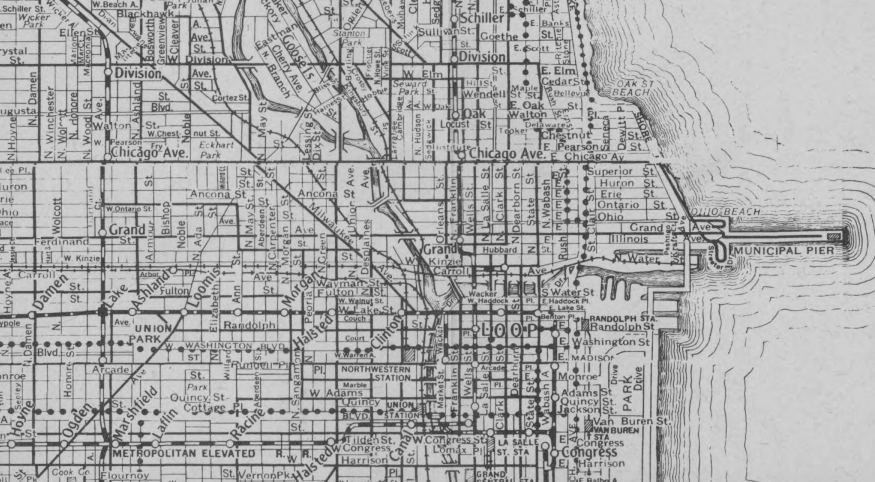
#> input picture tools/art/src/chicago_1920_fred_wild.png, 1750 x 964 px (shown at 1/2 size)
$ python -i chicago_map.py   (imports and definitions only)
#> lines starting #> are read from the running program, lines starting #| are printed output that depends on the picture; after the words box and inside, x2 and y2 are one past the last pixel; in counts of white or black regions, pixels touching at a corner belong together
### tools/art/common.py
"""Shared painting helpers for the procedural placeholder art."""
from PIL import Image, ImageDraw, ImageFilter, ImageChops, ImageFont
import math
import os
import random

ROOT = os.path.dirname(os.path.dirname(os.path.dirname(os.path.abspath(__file__))))
ART = os.path.join(ROOT, "assets", "art")
FONT = os.path.join(ROOT, "assets", "fonts", "Silkscreen-Regular.ttf")
W, H = 480, 240  # painting area of the 1920s rooms (floor extended towards the camera)
TOP = 30  # ceiling band painted above them; rooms are W x (H + TOP) = 480x270, the full screen
FULL_H = H + TOP
BAYER = [[0, 8, 2, 10], [12, 4, 14, 6], [3, 11, 1, 9], [15, 7, 13, 5]]


def hx(s, a=None):
    s = s.lstrip("#")
    c = (int(s[0:2], 16), int(s[2:4], 16), int(s[4:6], 16))
    return c if a is None else c + (a,)


def clamp(v):
    return 0 if v < 0 else 255 if v > 255 else int(v)


def mix(a, b, t):
    return tuple(int(round(a[i] + (b[i] - a[i]) * t)) for i in range(len(a)))


def mul(c, f):
    return tuple(clamp(c[i] * f) for i in range(3)) + tuple(c[3:])


# [23 lines left out: functions vgrad, hgrad, noise, not called in this run]


def _mask(size, shape, pts, k, blur):
    m = Image.new("L", size, 0)
    d = ImageDraw.Draw(m)
    if shape == "ellipse":
        d.ellipse(pts, fill=int(255 * k))
    elif shape == "rect":
        d.rectangle(pts, fill=int(255 * k))
    else:
        d.polygon(pts, fill=int(255 * k))
    if blur:
        m = m.filter(ImageFilter.GaussianBlur(blur))
    return m


# [5 lines left out: function light, not called in this run]


def shadow(img, shape, pts, k=0.5, blur=6, tint=(0, 0, 0)):
    """Multiplies a soft (optionally tinted) shadow into the image."""
    m = _mask(img.size, shape, pts, k, blur)
    dark = ImageChops.multiply(img, Image.new("RGB", img.size, tint))
    img.paste(Image.composite(dark, img, m))


# [84 lines left out: functions vignette, palette_of, pixelize, text, city, not called in this run]


PHONE, PHONE_M, PHONE_L, NICKEL = hx("121016"), hx("2c2a34"), hx("5a5664"), hx("c4c4cc")
#> further down, picture is the input picture: shape (964, 1750); min 40, max 225, mean 172.3
NICKEL_D, CORD, CORD_L, CARD = hx("7c7c88"), hx("2a1e18"), hx("5a4434"), hx("e8dcc0")


# [126 lines left out: functions braided_cord, candlestick_phone, tall, save, cut, frieze and 2 more, not called in this run]

### tools/art/chicago_map.py
"""Location-select screen: a real 1920 street map of downtown Chicago, folded and yellowed, on a dark desk under a lamp.

The map is the Loop and Near North Side of the Fred Wild Company's *Double Indexed Street Map of Chicago* (1920,
public domain; scan via Wikimedia Commons, AGS Library UWM), cropped and kept greyscale in
src/chicago_1920_fred_wild.png. It is printed onto aged paper here, the lake given a faint wash, then folded, stained
and lit. map.png carries no pins: each place in MARKERS is a map tack pinning a handwritten paper tag, exported as a
cropped transparent overlay (map_<key>.png) that lines up pixel-exactly at the top-left printed by build(); the map
room shows the ones the story has opened up."""
from PIL import Image, ImageChops, ImageDraw, ImageFilter, ImageFont
from functools import lru_cache
import os
import random
import numpy as np
from .common import ROOT, W, FULL_H, hx, mix, mul, light, shadow, vignette, pixelize, palette_of, save

SRC = os.path.join(ROOT, "tools", "art", "src", "chicago_1920_fred_wild.png")
HAND = os.path.join(ROOT, "tools", "art", "src", "Caveat.ttf")

PAPER = (8, 7, 471, 262)
PRINT = (10, 9, 469, 260)
PAPER_C = hx("dccca0")
PAPER_D = hx("b49e6e")
INK = hx("2e2418")
WATER = hx("9aa8a4")
TAG = hx("efe5c8")
TAG_D = hx("c4b48c")
TAG_INK = hx("23253a")
STEEL = hx("b4b8bc")
STEEL_D = hx("5c6066")

# Lake Michigan east of this shore, in source-map pixels (the 1750-wide scan); Municipal Pier is left unwashed.
SHORE = [(1156, 0), (1169, 50), (1188, 138), (1231, 188), (1300, 269), (1313, 313), (1344, 375), (1356, 413),
         (1375, 438), (1375, 500), (1369, 550), (1325, 563), (1300, 588), (1306, 964)]
PIER = (1370, 452, 1700, 490)

# Tack colours: head, rim/shade, highlight.
RED = (hx("b82a2c"), hx("5e1014"), hx("f28a7a"))
BLUE = (hx("2c4c9c"), hx("101e4a"), hx("8aa8ec"))
GREEN = (hx("2e7a44"), hx("10361c"), hx("8ad49a"))
YELLOW = (hx("d8a82a"), hx("6a4a0c"), hx("fbe496"))
WHITE = (hx("dcdcd4"), hx("6c6c68"), hx("ffffff"))
BLACK = (hx("26262a"), hx("08080a"), hx("8c8c96"))

# Needle point on the map (roughly where the place really was), the tag text, tack colour and which side the tag
# hangs (+1 right of the pin, -1 left) with a vertical nudge.
MARKERS = {
    "cathedral": ((289, 97), "Holy Name", RED, 1, -2),          # State & Superior
    "tribune": ((306, 140), "Tribune", BLUE, 1, 0),             # Michigan Ave, north bank of the river
    "club": ((285, 140), "18 W. Hubbard", BLACK, -1, 1),        # Hubbard between State and Dearborn
    "library": ((307, 188), "Library", GREEN, 1, 0),            # Michigan & Washington
    "harrington": ((264, 212), "Harrington", YELLOW, -1, 0),    # LaSalle Street
    "office": ((163, 182), "Office", WHITE, 1, 0),              # West Madison, off Halsted
    "convent": ((213, 40), "Convent", BLUE, 1, 0),              # Near North, by Division
    "hotel": ((335, 68), "Aurelian", RED, 1, 0),                # the Gold Coast end of Michigan Ave
    # Act 3, after Tony: the only three places left on Micah's map
    "blue_lantern": ((112, 150), "Blue Lantern", BLUE, 1, 0),   # Near West Side, past the river
    "mansion": ((318, 40), "Mansion", YELLOW, 1, 0),            # the Gold Coast, by the lake
}
# The markers whose colours decided the map's palette before the Act 3 pins; kept so adding a pin doesn't repaint it.
PALETTE_MARKERS = ("cathedral", "tribune", "club", "library", "harrington", "office", "convent", "hotel")


# [9 lines left out: function desk, not called in this run]


def paper_mask():
    rnd = random.Random(11)
    x0, y0, x1, y1 = PAPER
    pts = []
    for x in range(x0, x1, 6):
        pts.append((x, y0 + rnd.randint(0, 1)))
    for y in range(y0, y1, 6):
        pts.append((x1 - rnd.randint(0, 1), y))
    for x in range(x1, x0, -6):
        pts.append((x, y1 - rnd.randint(0, 1)))
    for y in range(y1, y0, -6):
        pts.append((x0 + rnd.randint(0, 1), y))
    m = Image.new("L", (W, FULL_H), 0)
#> m: PIL image 480x270 L; every value is 0
    d = ImageDraw.Draw(m)
    d.polygon(pts, fill=255)
    # a dog-eared bottom-right corner
    d.polygon([(x1 - 9, y1 + 1), (x1 + 1, y1 + 1), (x1 + 1, y1 - 9)], fill=0)
    return m


# [45 lines left out: functions scan_ink, ink_in, scan_point, ink_coverage, lake_mask, not called in this run]


def paper(img):
    m = paper_mask()
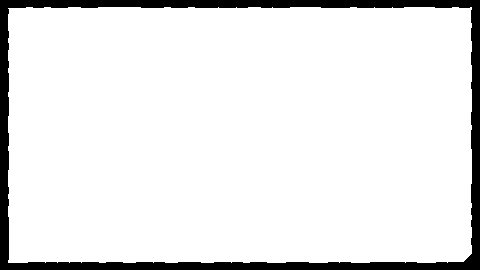
#> m: PIL image 480x270 L; 91% white; 1 black region, box (x1, y1, x2, y2) and area: (0, 0, 480, 270) 11713
    shadow(img, "rect", [PAPER[0] + 3, PAPER[1] + 4, PAPER[2] + 4, PAPER[3] + 4], k=0.8, blur=3)
    rng = np.random.default_rng(3)
    ys, xs = np.mgrid[0:FULL_H, 0:W]
    x0, y0, x1, y1 = PAPER
    edge = np.minimum.reduce([xs - x0, x1 - xs, ys - y0, y1 - ys]).astype(np.float32)
    age = np.clip(1 - edge / 26.0, 0, 1) ** 2
    blot = np.array(Image.fromarray((rng.random((FULL_H // 8 + 1, W // 8 + 1)) * 255).astype(np.uint8))
                    .resize((W, FULL_H), Image.Resampling.BICUBIC), np.float32) / 255.0
    t = np.clip(age * 0.8 + (blot - 0.5) * 0.35, 0, 1)
    col = np.array(PAPER_C, np.float32) * (1 - t[..., None]) + np.array(PAPER_D, np.float32) * t[..., None]
    lake = np.asarray(lake_mask(), np.float32)[..., None] / 255.0
    col = col * (1 - lake * 0.35) + np.array(mix(WATER, PAPER_C, 0.2), np.float32) * lake * 0.35
    col += rng.normal(0, 2.5, (FULL_H, W, 1))
    # printer's ink, slightly faded where the paper has aged most
    px0, py0, px1, py1 = PRINT
    ink = np.zeros((FULL_H, W), np.float32)
    ink[py0:py1, px0:px1] = ink_coverage()
    ink *= 0.92 - t * 0.2
    col = col * (1 - ink[..., None]) + np.array(INK, np.float32) * ink[..., None]
    sheet = Image.fromarray(col.clip(0, 255).astype(np.uint8))
    d = ImageDraw.Draw(sheet)
    d.polygon([(x1 - 9, y1 - 9), (x1 - 9, y1), (x1, y1 - 9)], fill=mul(PAPER_D, 0.85))
    d.line([(x1 - 9, y1), (x1, y1 - 9)], fill=mul(PAPER_D, 0.7))
    img.paste(sheet, (0, 0), m)


# [94 lines left out: functions creases, pencil, hand_font, tag_rect, marker_box, tag and 1 more, not called in this run]


def marker(img, key):
    tag(img, key)
    tack(img, key)


def lighting(img):
    light(img, "ellipse", [70, -10, 430, 250], hx("ffcf80"), k=0.2, blur=40)
    vignette(img, k=0.7, tint=(60, 42, 34), blur=50)


# [54 lines left out: functions paint_base, _overlay, palette, build, not called in this run]

>>> import cv2
>>> picture = cv2.imread('src/chicago_1920_fred_wild.png', cv2.IMREAD_GRAYSCALE)
#> (the run stopped early here; a loop or call above may not have finished)
